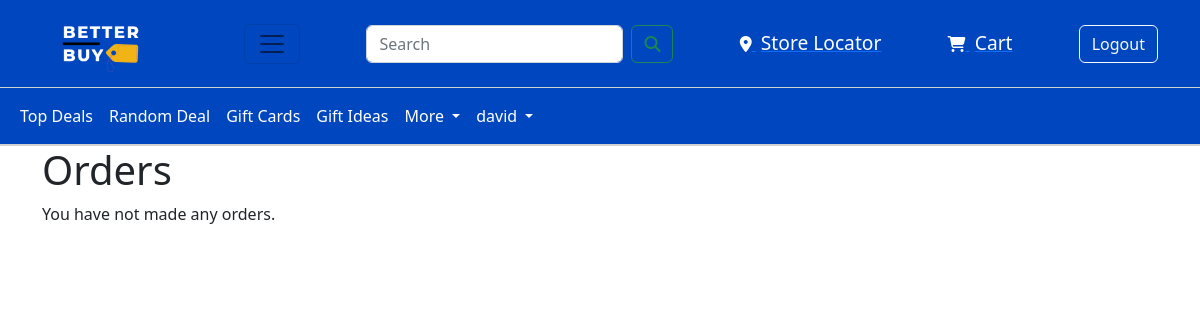
/orders (signed in), run on an earlier commit of the app's database.
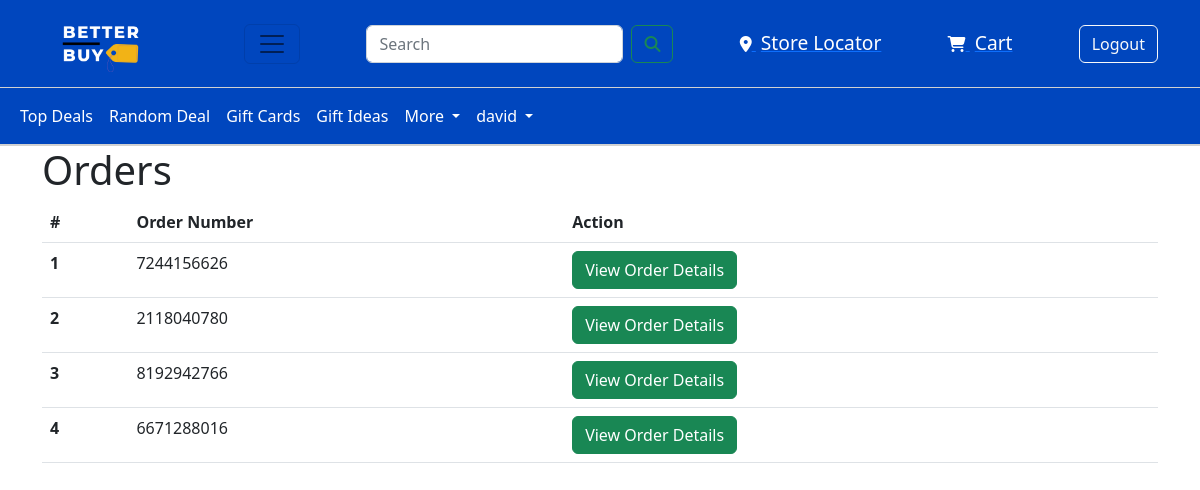
And on a later commit of the database.
### tables this page shows
CREATE TABLE orders(username TEXT, productName TEXT, date TEXT, quantity INT, productSKU TEXT, productPrice REAL, orderID INT PRIMARY KEY);

### app/__init__.py (the view)
@app.route("/orders", methods=["GET", "POST"])
def show_orders():
    if 'username' in session:
        users_db = sqlite3.connect(USER_DB_FILE)
        users_c = users_db.cursor()
        username = ""
        username = session['username']
        users_c.execute(
            "SELECT orderID FROM orders WHERE username=?", (username,))
        order_list = users_c.fetchall()
        print(order_list)
        '''
        all_orders = [] #this is a nested list of all orders made by the current user, and the details for each
                        #currently not in use because nested list would be hard to feed to template

        for current in order_list:
            temp = current[0]
            users_c.execute("SELECT * FROM orders WHERE orderID=?", (temp,))
            search_dict = users_c.fetchall()
            #print(search_dict)
            all_orders.append(search_dict)

        print(all_orders)
        '''
        return render_template_with_username('orders.html', data=order_list)
    else:
        app.redirect(app.url_for('login'))
    return app.redirect(app.url_for('login'))

### app/__init__.py (called while the page is built)
def render_template_with_username(template, **kwargs):
    username = session.get('username', None)
    print("username is " + str(username) + " in render_template_with_username")
    return render_template(template, username=username, **kwargs)

### app/templates/orders.html (shortened to what this page needs)
{% extends 'base.html' %} {% block main %} {% if data %}
<div class="container">
  <div class="row">
    <div class="col-12">
      <h1>Orders</h1>
    </div>
    <div class="container p-10">
      <table class="table">
        <thead class="thead-dark">
          <tr>
            <th scope="col">#</th>
            <th scope="col">Order Number</th>
            <th scope="col">Action</th>
          </tr>
        </thead>
        <tbody>
          {% for order in data %}
          <tr>
            <th scope="row">{{ loop.index }}</th>
            <td>{{ order[0] }}</td>
            <td>
              <a class="btn btn-success" href="#">View Order Details</a>
            </td>
          </tr>
          {% endfor %}
        </tbody>
      </table>
      {% else %}
      <div class="container">
        <div class="row">
          <div class="col-12">
            <h1>Orders</h1>
            <p>You have not made any orders.</p>
          </div>
        </div>
      </div>
    {% endif %} {% endblock %}

### app/templates/base.html (shortened to what this page needs)
<!DOCTYPE html>
<html>
<head>
  <link href="https://cdn.jsdelivr.net/npm/bootstrap@5.2.3/dist/css/bootstrap.min.css" rel="stylesheet"
 />
  <link rel="stylesheet" href="/static/css/index.css" />
</head>
<body>
  <nav class="navbar" style="background-color: #0046be">
    <div class="container">
      <a class="navbar-brand" href="/">
        <img src="/static/images/logo.png" alt="Logo" width="120px" class="d-inline-block align-text-top" />
      </a>
      <button class="navbar-toggler" type="button" data-bs-toggle="collapse" data-bs-target="#navbarSupportedContent"
        aria-controls="navbarSupportedContent" aria-expanded="false" aria-label="Toggle navigation">
        <span class="navbar-toggler-icon"></span>
      </button>
      <form class="d-flex" role="search" action="/search" method="GET">
          <input class="form-control me-2" type="search" placeholder="Search" aria-label="Search" name="query" value="{{ query }}">
        <button id="search-btn" class="btn btn-outline-success" type="submit">
          <i class="fa fa-search"></i>
        </button>
      </form>
      <div class="store-locator">
        <a href="/stores">
          <i style="color: white" class="fa fa-map-marker"></i>
          <span style="
              color: white;
              font-size: 15px;
              font-weight: 500;
              margin-left: 5px;
              font-size: larger;
            ">Store Locator</span>
        </a>
      </div>
      <div class="cart">
        <a href="/cart">
          <i style="color: white" class="fa fa-shopping-cart"></i>
          <span style="
              color: white;
              font-size: 15px;
              font-weight: 500;
              margin-left: 5px;
              font-size: larger;
            ">Cart</span>
        </a>
      </div>
      {% if username %}
      <div>
        <a href="/logout" class="btn btn-outline-light">Logout</a>
      </div>
      {% else %}
      <div>
        <a href="/login" class="btn btn-outline-light">Sign In</a>
        <a href="/register" class="btn btn-outline-light">Register</a>
      </div>
      {% endif %}
    </div>
  </nav>
  <nav class="navbar navbar-expand-lg navbar-dark" style="
        background-color: #0046be;
        border-top: 1px solid rgb(209, 209, 209);
        border-bottom: 2px solid rgb(209, 209, 209);
      ">
    <div class="container-fluid">
      <div class="collapse navbar-collapse" id="navbarNav">
        <ul class="navbar-nav">
          <li class="nav-item">
            <a class="nav-link" href="{{ url_for('searchbysale')}}">Top Deals</a>
          </li>
          <li class="nav-item">
            <a class="nav-link" href="{{ url_for('randomitem', deal=true)}}">Random Deal</a>
          </li>
          <li class="nav-item">
            <a class="nav-link" href="{{ url_for('searchbycategory', variable='cat09000') }}">Gift Cards</a>
          </li>
          <li class="nav-item">
            <a class="nav-link" href="https://www.zdnet.com/home-and-office/top-best-buy-tech-gift/" target="_blank" rel="noopener noreferrer">Gift Ideas</a>
          </li>
          <li class="nav-item dropdown">
            <a class="nav-link dropdown-toggle" href="#" role="button" data-bs-toggle="dropdown" aria-expanded="false">
              More
            </a>
          </li>
          {% if username %}
          <li class="nav-item dropdown mr-auto">
            <a class="nav-link dropdown-toggle" href="#" role="button" data-bs-toggle="dropdown" aria-expanded="false">
              {{username}}
            </a>
          </li>
          {% endif %}
        </ul>
      </div>
    </div>
  </nav>
  {% block main %} {% endblock %}
</body>
</html>

### app/static/css/index.css (style rules this page uses)
.nav-link { color: white; }

What changed in the data, as far as the page shows it:
added orders: orderID "7244156626"
added orders: orderID "2118040780"
added orders: orderID "8192942766"
added orders: orderID "6671288016"
Also different on the page:
text no longer shown: "You have not made any orders."
text now shown: "# Order Number Action"
